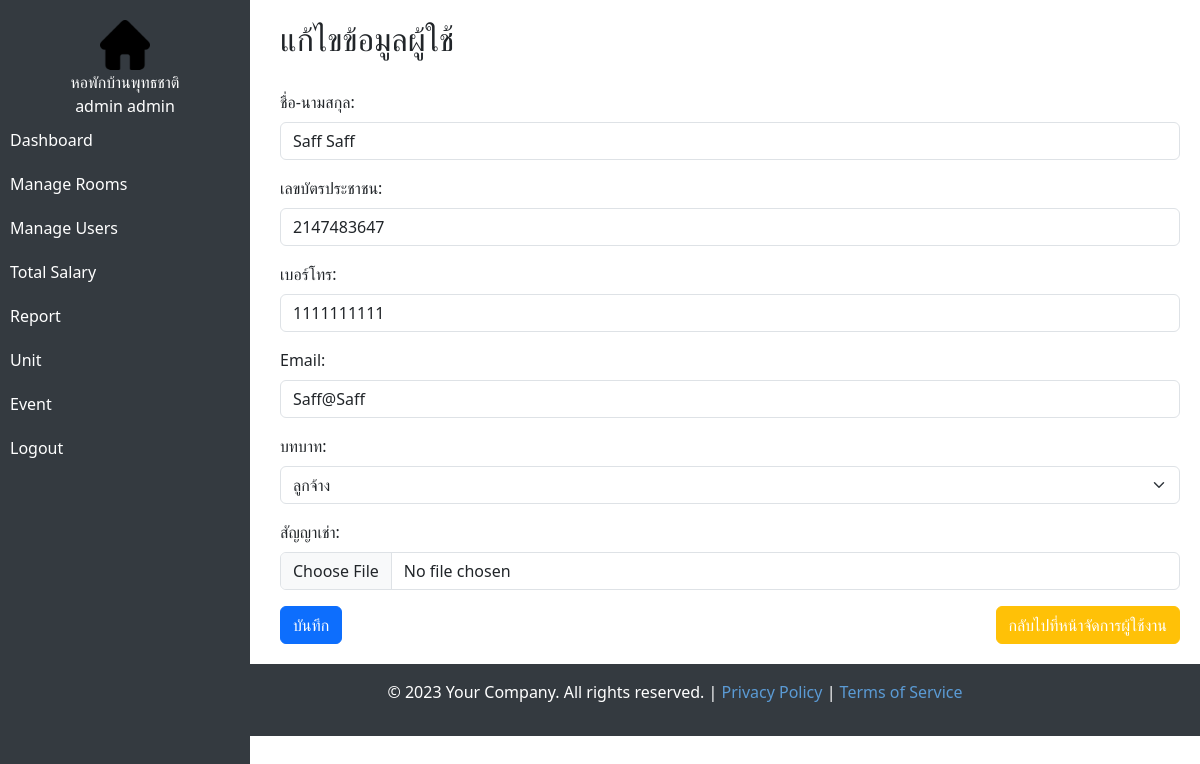
Page /admin/edit_user.php?id=2 (signed in) on the committed database.
### tables this page shows
CREATE TABLE `users` (
  `id` int(11) NOT NULL,
  `username` varchar(50) NOT NULL,
  `password` varchar(255) NOT NULL,
  `role` enum('admin','staff','tenant') NOT NULL,
  `full_name` varchar(100) NOT NULL,
  `phone` varchar(20) DEFAULT NULL,
  `email` varchar(100) DEFAULT NULL,
  `created_at` timestamp NOT NULL DEFAULT current_timestamp(),
  `IDCard` int(200) DEFAULT NULL,
  `Img` varchar(200) DEFAULT NULL,
  `idcard_img` varchar(200) DEFAULT NULL,
  `charter` varchar(200) DEFAULT NULL
);

### admin/edit_user.php (the view, shortened to what this page needs)
<?php
include("../config/database.php");
if (isset($_SESSION['user_id'])) {
    $user_id = $_SESSION['user_id'];
    $user_sql = "SELECT full_name FROM users WHERE id = ?";
    $stmt = $conn->prepare($user_sql);
    $stmt->bind_param("i", $user_id);
    $stmt->execute();
    $user_result = $stmt->get_result();
    $user_data = $user_result->fetch_assoc();
    $full_name = $user_data['full_name'] ?? 'Guest';
} else {
    $full_name = 'Guest';
}
$user_id = $_GET["id"];
$result = $conn->query("SELECT * FROM users WHERE id = $user_id");
$user = $result->fetch_assoc();
?>
<!DOCTYPE html>
<html lang="th">
<head>
    <link href="https://cdn.jsdelivr.net/npm/bootstrap@5.3.0/dist/css/bootstrap.min.css" rel="stylesheet">
    <link rel="stylesheet" href="https://cdn.jsdelivr.net/npm/bootstrap-icons@1.10.5/font/bootstrap-icons.css">
    <link rel="stylesheet" href="https://cdn.jsdelivr.net/npm/sweetalert2@11/dist/sweetalert2.min.css">
</head>
<body>
    <?php
    include "../assets/assets/admin_sidebar.php";
    ?>
    <div class="content">
        <h2>แก้ไขข้อมูลผู้ใช้</h2>
        <br>
        <form method="post" enctype="multipart/form-data">
            <div class="mb-3">
                <label for="full_name" class="form-label">ชื่อ-นามสกุล:</label>
                <input type="text" class="form-control" name="full_name" id="full_name"
                    value="<?= $user['full_name'] ?>" required>
            </div>
            <div class="mb-3">
                <label for="IDCard" class="form-label">เลขบัตรประชาชน:</label>
                <input type="text" class="form-control" name="IDCard" id="IDCard" value="<?= $user['IDCard'] ?>"
                    required>
            </div>
            <div class="mb-3">
                <label for="phone" class="form-label">เบอร์โทร:</label>
                <input type="text" class="form-control" name="phone" id="phone" value="<?= $user['phone'] ?>">
            </div>
            <div class="mb-3">
                <label for="email" class="form-label">Email:</label>
                <input type="email" class="form-control" name="email" id="email" value="<?= $user['email'] ?>">
            </div>
            <div class="mb-3">
                <label for="role" class="form-label">บทบาท:</label>
                <select name="role" class="form-select" id="role" required>
                    <option value="staff" <?= $user['role'] == 'staff' ? 'selected' : '' ?>>ลูกจ้าง</option>
                </select>
            </div>
            <div class="mb-3">
                <label for="charter" class="form-label">สัญญาเช่า:</label>
                <input type="file" class="form-control" name="charter">
            </div>
            <button type="submit" class="btn btn-primary">บันทึก</button>
            <button class="btn btn-warning float-end">
                <a href="manage_users.php" style="color: white; text-decoration: none;">กลับไปที่หน้าจัดการผู้ใช้งาน</a>
            </button>
        </form>
    </div>
    <div class="footer">
        <p>&copy; 2023 Your Company. All rights reserved. | <a href="#">Privacy Policy</a> | <a href="#">Terms of
                Service</a></p>
    </div>
</body>
</html>

### assets/assets/admin_sidebar.php
<div class="sidebar">
    <center><img src="../assets/images/home.png" alt="Logo" width="50"></center>
    <center style="color: white;">หอพักบ้านพุทธชาติ</center>
    <center style="color: white;"><?php echo htmlspecialchars($full_name); ?></center>
    <a href="dashboard.php"><i class="fas fa-tachometer-alt"></i> Dashboard</a>
    <a href="manage_rooms.php"><i class="fas fa-bed"></i> Manage Rooms</a>
    <a href="manage_users.php"><i class="fas fa-users"></i> Manage Users</a>
    <a href="manage_bills.php"><i class="fas fa-file-invoice-dollar"></i> Total Salary</a>
    <a href="reports.php"><i class="fas fa-chart-line"></i> Report</a>
    <a href="electricity_and_water_unit.php"><i class="fas fa-bolt"></i> Unit</a>
    <a href="event.php"><i class="fas fa-calendar-alt"></i> Event</a>
    <a href="../public/logout.php"><i class="fas fa-sign-out-alt"></i> Logout</a>
</div>

### admin/edit_user.php (style rules this page uses)
.sidebar { height: 100vh; width: 250px; position: fixed; top: 0; left: 0; background-color: #343a40; padding-top: 20px; }
.sidebar a { padding: 10px; text-decoration: none; color: white; display: block; }
.content { margin-left: 260px; padding: 20px; flex: 1; }
.footer { margin-left: 150px; padding: 16px; background-color: #343a40; color: white; text-align: center; }
.footer a { color: #5b9bd5; text-decoration: none; }
.sidebar img { display: block; margin: 0 auto; border-radius: 10px; }

### rows in the picture
users: full_name "admin admin"
users: full_name "Saff Saff", IDCard "2147483647", phone "1111111111", email "Saff@Saff", role "ลูกจ้าง"
